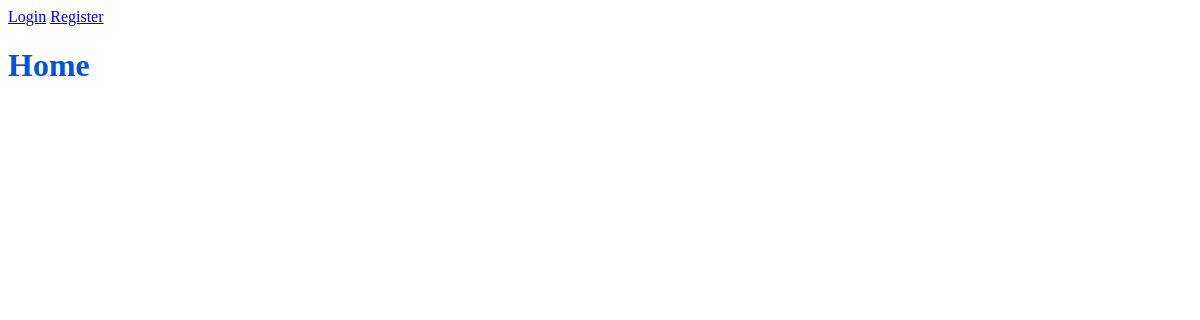
The app's page /, older data.
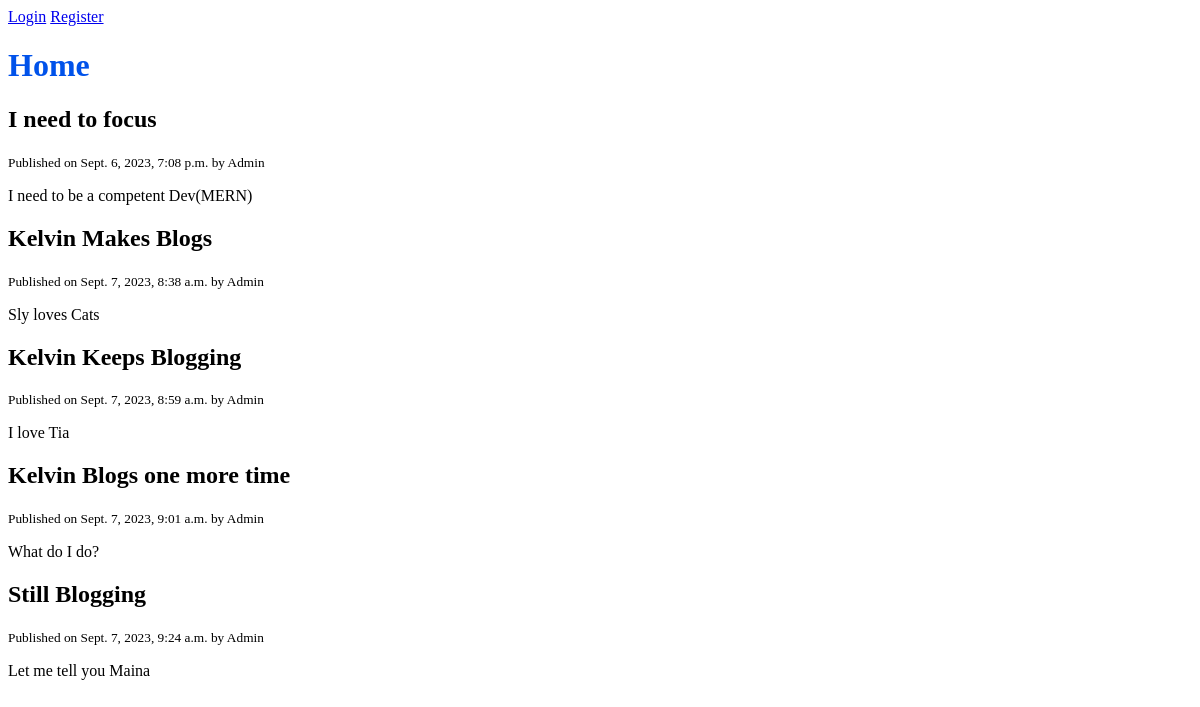
The same page, newer data.
### blog/models.py (models this page shows, shortened)
class Post(models.Model):
    title = models.CharField(max_length=120)
    content = models.TextField()
    published_at = models.DateTimeField(default=timezone.now)
    author = models.ForeignKey(User, on_delete=models.CASCADE)

### blog/views.py (the view)
# urls.py: path('', views.home, name='posts'),
def home(request):
    posts = Post.objects.all() #Get all posts from database
    context = {
        'title': 'Django Developent',
        'posts':posts
    }
    return render(request, 'blog/home.html', context)

### blog/templates/blog/home.html (shortened to what this page needs)
{% extends 'base.html'%}
{% block content %}
    <h1>Home</h1>
    {% for post in posts%}
        <h2>{{ post.title }}</h2>
        <small>Published on {{ post.published_at}} by {{ post.author}}</small>
        <p>{{ post.content }}</p>
    {% endfor %}
{% endblock %}

### templates/base.html (shortened to what this page needs)
{% load static %}
<!DOCTYPE html>
<html lang="en">
<head>
    <link rel="stylesheet" href="{% static 'css/styles.css'%}">
</head>
<body>
    <header>
        {% if request.user.is_authenticated %}
            <a href="{% url 'posts' %}">My Posts</a>
            <a href="{% url 'post-create' %}">New Post</a>
            <span>Hi {{request.user.username | title}}</span>
            <a href="{% url 'logout' %}">Logout</a>
        {% else %}
            <a href="{% url 'login'%}">Login</a>
            <a href="{% url 'register' %}">Register</a>
        {%endif%}
    </header>
    <main>
    {% block content %}
    {% endblock %}
    </main>
</body>
</html>

### static/css/styles.css (style rules this page uses)
h1 { color:#0052EA }

Row changes from the older to the newer data that the page shows:
added Post: title "I need to focus", published_at "Sept. 6, 2023, 7:08 p.m.", author "Admin", content "I need to be a competent Dev(MERN)"
added Post: title "Kelvin Makes Blogs", published_at "Sept. 7, 2023, 8:38 a.m.", author "Admin", content "Sly loves Cats"
added Post: title "Kelvin Keeps Blogging", published_at "Sept. 7, 2023, 8:59 a.m.", author "Admin", content "I love Tia"
added Post: title "Kelvin Blogs one more time", published_at "Sept. 7, 2023, 9:01 a.m.", author "Admin", content "What do I do?"
added Post: title "Still Blogging", published_at "Sept. 7, 2023, 9:24 a.m.", author "Admin", content "Let me tell you Maina"
